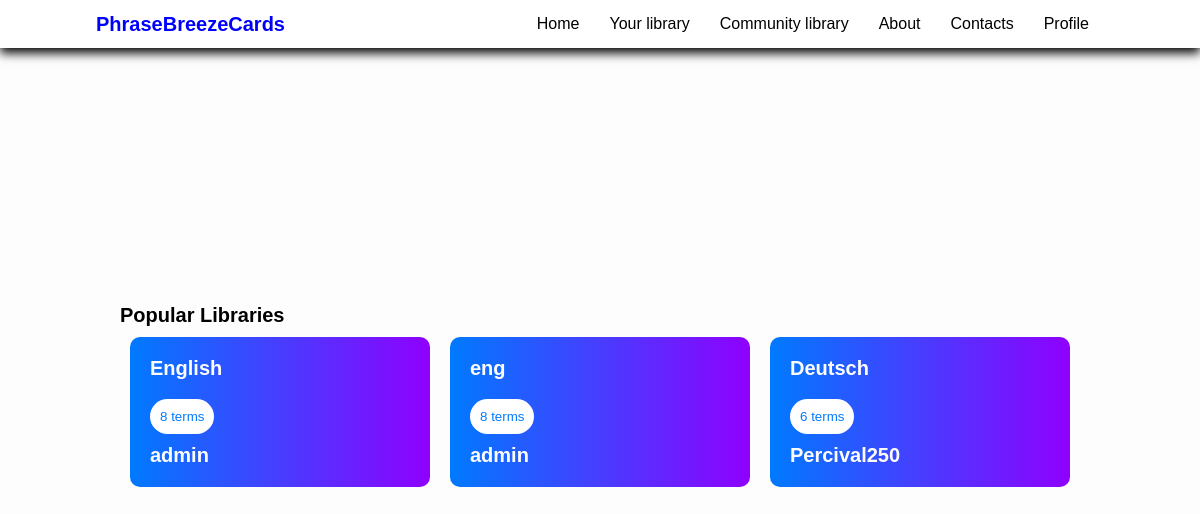
Before: /home_page/ with the older database file.
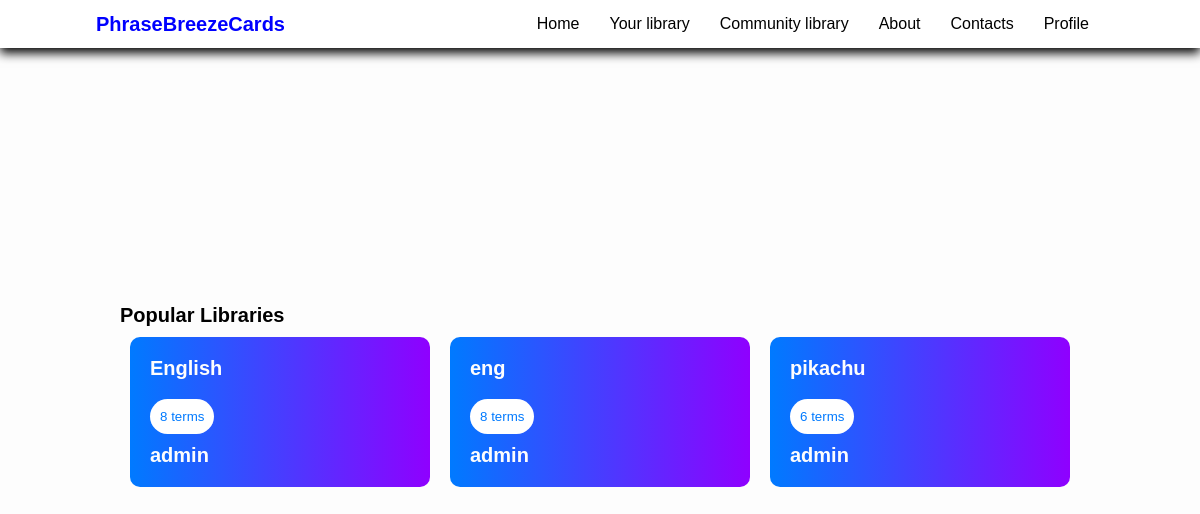
After: the same page with the newer database file.
### community_library/models.py (models this page shows, shortened)
class Set(models.Model):
    name = models.CharField(max_length=100)
    description = models.TextField(max_length=100, blank=True)
    slug = models.TextField()
    user = models.ForeignKey(User, on_delete=models.CASCADE, related_name='library_sets')
    is_published = models.BooleanField(default=False, blank=True)
    cards_count = models.PositiveIntegerField()
    downloads = models.PositiveIntegerField(default=0)
    category = models.ForeignKey(SetCategory, related_name='library_category', on_delete=models.CASCADE,
                                 default=1)

### home/views.py (the view)
# urls.py: path('home_page/', views.home_view, name='home'),
def home_view(request):
    popular_sets = community_library.models.Set.objects.filter(is_published=True).order_by('downloads')[:3]
    template_name = 'home/home_page.html'
    context = {'popular_sets': popular_sets}
    return render(request, template_name, context)

### templates/home/home_page.html (shortened to what this page needs)
{% extends 'base_generic.html' %}
{% block header %}
    {% include 'header.html' %}
{% endblock %}
{% block content %}
    <h2>Popular Libraries</h2>
    <div class="card-container">
        {% for set in popular_sets %}
            <a href="{% url 'library_set' set.user.username set.slug %}">
                <div class="card">
                    <h3>{{ set.name }}</h3>
                    <button>{{ set.cards_count }} terms</button>
                    <h3>{{ set.user }}</h3>
                </div>
            </a>
        {% endfor %}
    </div>
{% endblock %}

Changed rows visible on the page:
no longer on this page (row edited): Set: name "Deutsch", cards_count "6", user "Percival250"
added Set: name "pikachu", cards_count "6", user "admin"
